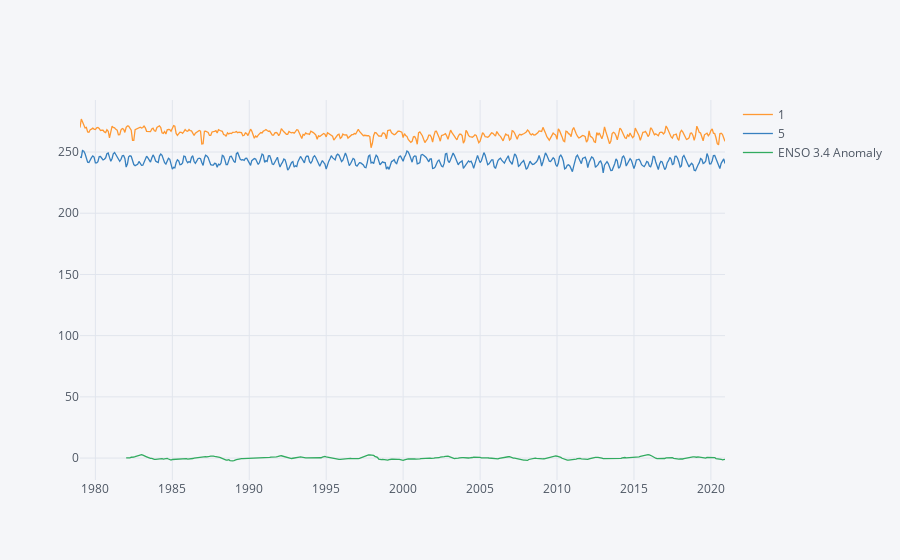

Here is the notebook cell this chart was saved with:
### Code cell
df[[1,5,'ENSO 3.4 Anomaly']].iplot()

### Figure 1 — Plotly figure (JSON) as saved in the notebook; plotly's stock layout.template omitted (floating-point values rounded to 4 significant figures; data arrays with more than 128 entries replaced by an {"elided": "..."} marker saying what was removed)
{"data": [{"line": {"color": "rgba(255, 153, 51, 1.0)", "dash": "solid", "shape": "linear", "width": 1.3}, "mode": "lines", "name": "1", "text": "", "type": "scatter", "uid": "7b7fb6c1-9890-4544-9d19-0f7a70dc988a", "x": {"elided": "504 str values"}, "y": {"elided": "504 float values"}}, {"line": {"color": "rgba(55, 128, 191, 1.0)", "dash": "solid", "shape": "linear", "width": 1.3}, "mode": "lines", "name": "5", "text": "", "type": "scatter", "uid": "8f70620c-62d5-4cd2-be12-2af32252a9c9", "x": {"elided": "504 str values"}, "y": {"elided": "504 float values"}}, {"line": {"color": "rgba(50, 171, 96, 1.0)", "dash": "solid", "shape": "linear", "width": 1.3}, "mode": "lines", "name": "ENSO 3.4 Anomaly", "text": "", "type": "scatter", "uid": "3137bebd-1028-430a-8352-e5ab08577fa8", "x": {"elided": "504 str values"}, "y": {"elided": "504 mixed values"}}], "layout": {"legend": {"bgcolor": "#F5F6F9", "font": {"color": "#4D5663"}}, "paper_bgcolor": "#F5F6F9", "plot_bgcolor": "#F5F6F9", "title": {"font": {"color": "#4D5663"}}, "xaxis": {"gridcolor": "#E1E5ED", "showgrid": true, "tickfont": {"color": "#4D5663"}, "title": {"font": {"color": "#4D5663"}, "text": ""}, "zerolinecolor": "#E1E5ED"}, "yaxis": {"gridcolor": "#E1E5ED", "showgrid": true, "tickfont": {"color": "#4D5663"}, "title": {"font": {"color": "#4D5663"}, "text": ""}, "zerolinecolor": "#E1E5ED"}}}
